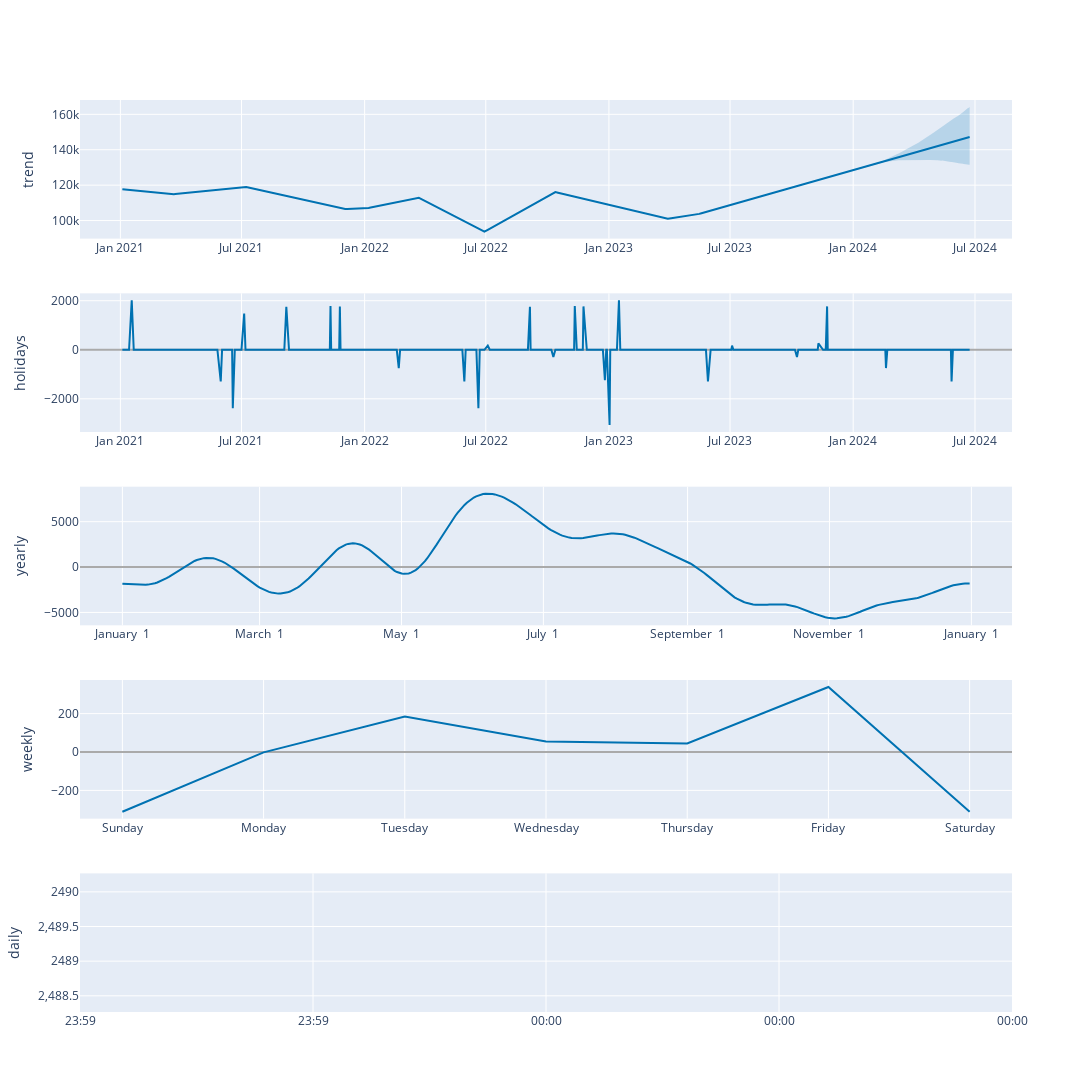

Notebook code for this chart:
### Code cell
plot_components_plotly(m, forecast, figsize=(1200, 300))

### Figure 1 — Plotly figure (JSON) as saved in the notebook; plotly's stock layout.template omitted (floating-point values rounded to 4 significant figures; data arrays with more than 128 entries replaced by an {"elided": "..."} marker saying what was removed)
{"data": [{"line": {"color": "#0072B2", "width": 2}, "mode": "lines", "name": "trend", "type": "scatter", "x": {"elided": "762 str values"}, "xaxis": "x", "y": {"elided": "762 float values"}, "yaxis": "y"}, {"line": {"color": "rgba(0, 114, 178, 0.2)", "width": 0}, "mode": "lines", "name": "trend_upper", "type": "scatter", "x": {"elided": "762 str values"}, "xaxis": "x", "y": {"elided": "762 float values"}, "yaxis": "y"}, {"fill": "tonexty", "fillcolor": "rgba(0, 114, 178, 0.2)", "line": {"color": "rgba(0, 114, 178, 0.2)", "width": 0}, "mode": "lines", "name": "trend_lower", "type": "scatter", "x": {"elided": "762 str values"}, "xaxis": "x", "y": {"elided": "762 float values"}, "yaxis": "y"}, {"line": {"color": "#0072B2", "width": 2}, "mode": "lines", "name": "holidays", "text": {"elided": "762 str values"}, "type": "scatter", "x": {"elided": "762 str values"}, "xaxis": "x2", "y": {"elided": "762 float values"}, "yaxis": "y2"}, {"line": {"color": "#0072B2", "width": 2}, "mode": "lines", "name": "yearly", "type": "scatter", "x": {"elided": "365 str values"}, "xaxis": "x3", "y": {"elided": "365 float values"}, "yaxis": "y3"}, {"line": {"color": "#0072B2", "width": 2}, "mode": "lines", "name": "weekly", "type": "scatter", "x": ["2017-01-01T00:00:00", "2017-01-02T00:00:00", "2017-01-03T00:00:00", "2017-01-04T00:00:00", "2017-01-05T00:00:00", "2017-01-06T00:00:00", "2017-01-07T00:00:00"], "xaxis": "x4", "y": [-311.2, -1.788, 185.5, 55.15, 44.62, 338.9, -311.2], "yaxis": "y4"}, {"line": {"color": "#0072B2", "width": 2}, "mode": "lines", "name": "daily", "type": "scatter", "x": ["2017-01-01T00:00:00"], "xaxis": "x5", "y": [2489.0], "yaxis": "y5"}], "layout": {"height": 1500, "showlegend": false, "width": 1200, "xaxis": {"anchor": "y", "domain": [0, 1], "range": ["2020-11-01T16:48:00", "2024-08-25T07:12:00"], "type": "date"}, "xaxis2": {"anchor": "y2", "domain": [0, 1], "range": ["2020-11-01T16:48:00", "2024-08-25T07:12:00"], "type": "date"}, "xaxis3": {"anchor": "y3", "domain": [0, 1], "range": ["2016-12-13T18:54:02.958904115", "2018-01-18T11:04:57.863013581"], "tickformat": "%B %e", "type": "date"}, "xaxis4": {"anchor": "y4", "domain": [0, 1], "range": ["2016-12-31T16:48:00", "2017-01-07T07:12:00"], "tickformat": "%A", "type": "date"}, "xaxis5": {"anchor": "y5", "domain": [0, 1], "range": ["2017-01-01T00:00:00", "2017-01-01T00:00:00"], "tickformat": "%H:%M", "type": "date"}, "yaxis": {"anchor": "x", "domain": [0.848, 1], "rangemode": "normal", "title": {"text": "trend"}, "zerolinecolor": "#AAA"}, "yaxis2": {"anchor": "x2", "domain": [0.636, 0.788], "rangemode": "tozero", "title": {"text": "holidays"}, "zerolinecolor": "#AAA"}, "yaxis3": {"anchor": "x3", "domain": [0.424, 0.576], "title": {"text": "yearly"}, "zerolinecolor": "#AAA"}, "yaxis4": {"anchor": "x4", "domain": [0.212, 0.364], "title": {"text": "weekly"}, "zerolinecolor": "#AAA"}, "yaxis5": {"anchor": "x5", "domain": [0, 0.152], "title": {"text": "daily"}, "zerolinecolor": "#AAA"}}}
